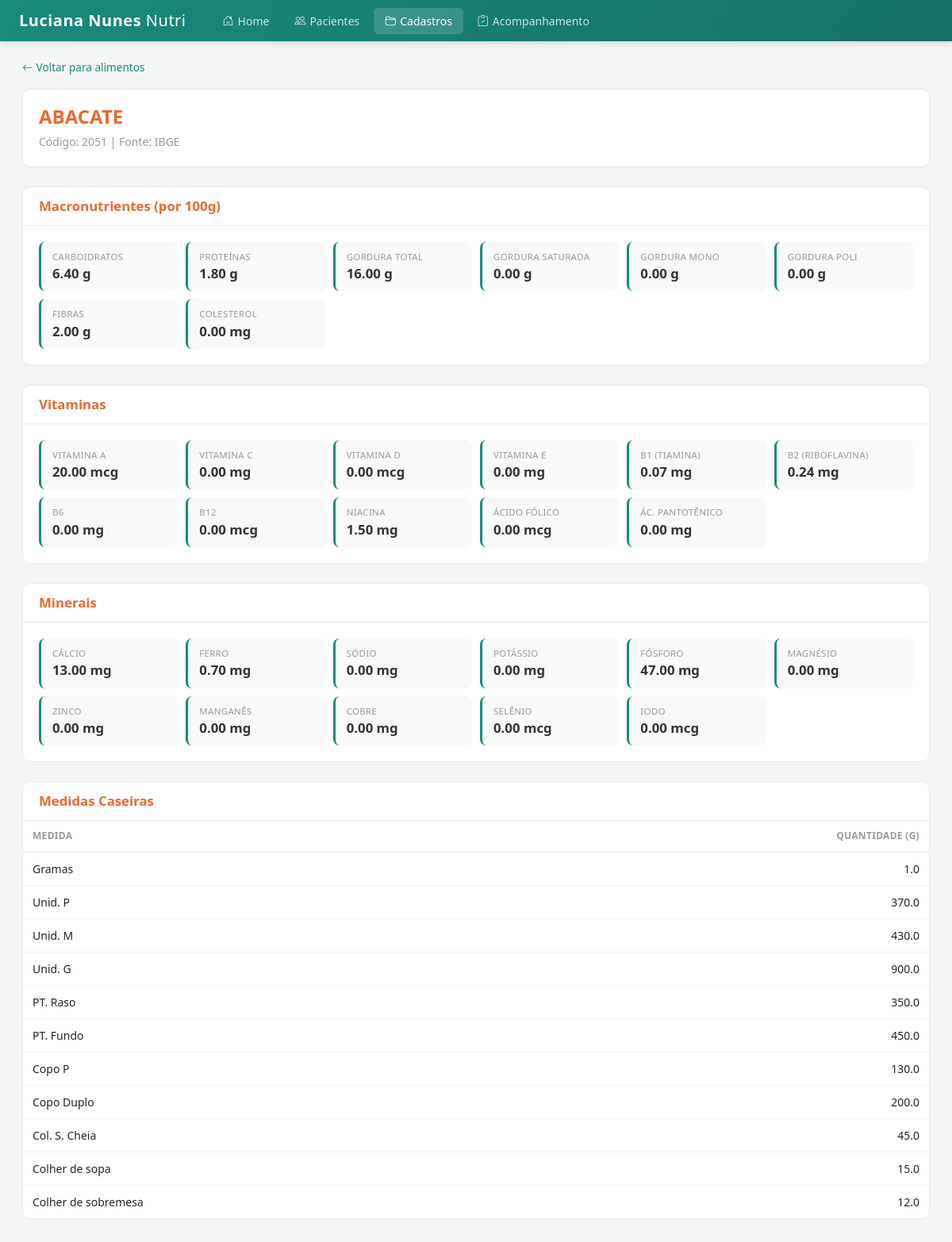
The page /cadastros/alimento/2051 on the database its author committed.
### tables this page shows
CREATE TABLE "alimento" ("cd_alimento" INTEGER, "Fl_Tend_Consumo" INTEGER, "Fl_Controle" INTEGER, "Nm_Alimento" TEXT, "Vl_G_poli" TEXT, "Vl_g_mon" TEXT, "Vl_G_Sat" TEXT, "Vl_Colest" TEXT, "Vl_B1" TEXT, "Vl_B2" TEXT, "Vl_B6" TEXT, "Vl_B12" TEXT, "Vl_Nia" TEXT, "Vl_Folic" TEXT, "Vl_Pant" TEXT, "Vl_Iodo" TEXT, "Vl_mg" TEXT, "Vl_zinco" TEXT, "Vl_Mn" TEXT, "Vl_Cobre" TEXT, "Vl_Selen" TEXT, "Vl_Carb" TEXT, "Vl_G_Tot" TEXT, "Vl_Prot" TEXT, "Vl_Fibra" TEXT, "Vl_Vit_A" TEXT, "Vl_Vit_C" TEXT, "Vl_Vit_D" TEXT, "Vl_Vit_E" TEXT, "Vl_Na" TEXT, "Vl_Ca" TEXT, "Vl_K" TEXT, "Vl_P" TEXT, "Vl_Fe" TEXT, "Ds_Fonte" TEXT, "Vl_Arginina" TEXT, "Vl_Histidina" TEXT, "Vl_Isoleucina" TEXT, "Vl_Leucina" TEXT, "Vl_Lisina" TEXT, "Vl_Metionina" TEXT, "Vl_Fenilalanina" TEXT, "Vl_Treonina" TEXT, "Vl_Triptofano" TEXT, "Vl_Tirosina" TEXT, "Vl_Valina" TEXT, "Vl_Ac_Palmitico" TEXT, "Vl_Ac_Estearico" TEXT, "Vl_Ac_Oleico" TEXT, "Vl_Ac_Linoleico" TEXT, "Vl_Ac_Linolenico" TEXT);

CREATE TABLE "medida" ("Cd_Medida" INTEGER, "Dt_Alteracao" TEXT, "Fl_Controle" INTEGER, "Ds_Medida" TEXT, "Nm_Usuario" TEXT);

### app.py (the view)
@app.route("/cadastros/alimento/<int:cd_alimento>")
def cadastros_alimento_detalhe(cd_alimento):
    db = get_db()
    alim = db.execute("SELECT * FROM alimento WHERE cd_alimento = ?", (cd_alimento,)).fetchone()
    if not alim:
        return "Alimento não encontrado", 404
    medidas = db.execute("""
        SELECT am.Vl_alimento, m.Ds_Medida
        FROM alimento_medida am
        JOIN medida m ON am.Cd_Medida = m.Cd_Medida
        WHERE am.Cd_Alimento = ?
    """, (cd_alimento,)).fetchall()
    return render_template("cadastros_alimento_detalhe.html", alim=alim, medidas=medidas)

### app.py (called while the page is built)
@app.template_filter("num")
def num_filter(value, decimals=1):
    if value is None or value == "":
        return "—"
    try:
        if isinstance(val := value, str):
            val = val.replace(",", ".")
        return f"{float(val):.{decimals}f}"
    except (ValueError, TypeError):
        return "—"

def get_db():
    if "db" not in g:
        g.db = sqlite3.connect(DB_PATH)
        g.db.row_factory = sqlite3.Row
        g.db.execute("PRAGMA journal_mode=WAL")
        g.db.execute("PRAGMA cache_size=-8000")
    return g.db

### templates/cadastros_alimento_detalhe.html (shortened to what this page needs)
{% extends "base.html" %}
{% block content %}
<a href="/cadastros/alimentos" style="color:var(--ava-teal);text-decoration:none;font-size:.85rem"><i class="bi bi-arrow-left me-1"></i>Voltar para alimentos</a>
<div class="ava-card mt-3 mb-4">
    <div class="ava-card-body">
        <h4 style="color:var(--ava-orange);font-weight:700;margin-bottom:4px">{{ alim.Nm_Alimento }}</h4>
        <small style="color:#999">Código: {{ alim.cd_alimento }} | Fonte: {{ alim.Ds_Fonte if alim.Ds_Fonte else '—' }}</small>
    </div>
</div>
<div class="ava-card mb-4">
    <div class="ava-card-header"><h3>Macronutrientes (por 100g)</h3></div>
    <div class="ava-card-body">
        <div class="nutrient-grid">
            <div class="nutrient-item"><div class="n-label">Carboidratos</div><div class="n-value">{{ alim.Vl_Carb|num(2) }} g</div></div>
            <div class="nutrient-item"><div class="n-label">Proteínas</div><div class="n-value">{{ alim.Vl_Prot|num(2) }} g</div></div>
            <div class="nutrient-item"><div class="n-label">Gordura Total</div><div class="n-value">{{ alim.Vl_G_Tot|num(2) }} g</div></div>
            <div class="nutrient-item"><div class="n-label">Gordura Saturada</div><div class="n-value">{{ alim.Vl_G_Sat|num(2) }} g</div></div>
            <div class="nutrient-item"><div class="n-label">Gordura Mono</div><div class="n-value">{{ alim.Vl_g_mon|num(2) }} g</div></div>
            <div class="nutrient-item"><div class="n-label">Gordura Poli</div><div class="n-value">{{ alim.Vl_G_poli|num(2) }} g</div></div>
            <div class="nutrient-item"><div class="n-label">Fibras</div><div class="n-value">{{ alim.Vl_Fibra|num(2) }} g</div></div>
            <div class="nutrient-item"><div class="n-label">Colesterol</div><div class="n-value">{{ alim.Vl_Colest|num(2) }} mg</div></div>
        </div>
    </div>
</div>
<div class="ava-card mb-4">
    <div class="ava-card-header"><h3>Vitaminas</h3></div>
    <div class="ava-card-body">
        <div class="nutrient-grid">
            <div class="nutrient-item"><div class="n-label">Vitamina A</div><div class="n-value">{{ alim.Vl_Vit_A|num(2) }} mcg</div></div>
            <div class="nutrient-item"><div class="n-label">Vitamina C</div><div class="n-value">{{ alim.Vl_Vit_C|num(2) }} mg</div></div>
            <div class="nutrient-item"><div class="n-label">Vitamina D</div><div class="n-value">{{ alim.Vl_Vit_D|num(2) }} mcg</div></div>
            <div class="nutrient-item"><div class="n-label">Vitamina E</div><div class="n-value">{{ alim.Vl_Vit_E|num(2) }} mg</div></div>
            <div class="nutrient-item"><div class="n-label">B1 (Tiamina)</div><div class="n-value">{{ alim.Vl_B1|num(2) }} mg</div></div>
            <div class="nutrient-item"><div class="n-label">B2 (Riboflavina)</div><div class="n-value">{{ alim.Vl_B2|num(2) }} mg</div></div>
            <div class="nutrient-item"><div class="n-label">B6</div><div class="n-value">{{ alim.Vl_B6|num(2) }} mg</div></div>
            <div class="nutrient-item"><div class="n-label">B12</div><div class="n-value">{{ alim.Vl_B12|num(2) }} mcg</div></div>
            <div class="nutrient-item"><div class="n-label">Niacina</div><div class="n-value">{{ alim.Vl_Nia|num(2) }} mg</div></div>
            <div class="nutrient-item"><div class="n-label">Ácido Fólico</div><div class="n-value">{{ alim.Vl_Folic|num(2) }} mcg</div></div>
            <div class="nutrient-item"><div class="n-label">Ác. Pantotênico</div><div class="n-value">{{ alim.Vl_Pant|num(2) }} mg</div></div>
        </div>
    </div>
</div>
<div class="ava-card mb-4">
    <div class="ava-card-header"><h3>Minerais</h3></div>
    <div class="ava-card-body">
        <div class="nutrient-grid">
            <div class="nutrient-item"><div class="n-label">Cálcio</div><div class="n-value">{{ alim.Vl_Ca|num(2) }} mg</div></div>
            <div class="nutrient-item"><div class="n-label">Ferro</div><div class="n-value">{{ alim.Vl_Fe|num(2) }} mg</div></div>
            <div class="nutrient-item"><div class="n-label">Sódio</div><div class="n-value">{{ alim.Vl_Na|num(2) }} mg</div></div>
            <div class="nutrient-item"><div class="n-label">Potássio</div><div class="n-value">{{ alim.Vl_K|num(2) }} mg</div></div>
            <div class="nutrient-item"><div class="n-label">Fósforo</div><div class="n-value">{{ alim.Vl_P|num(2) }} mg</div></div>
            <div class="nutrient-item"><div class="n-label">Magnésio</div><div class="n-value">{{ alim.Vl_mg|num(2) }} mg</div></div>
            <div class="nutrient-item"><div class="n-label">Zinco</div><div class="n-value">{{ alim.Vl_zinco|num(2) }} mg</div></div>
            <div class="nutrient-item"><div class="n-label">Manganês</div><div class="n-value">{{ alim.Vl_Mn|num(2) }} mg</div></div>
            <div class="nutrient-item"><div class="n-label">Cobre</div><div class="n-value">{{ alim.Vl_Cobre|num(2) }} mg</div></div>
            <div class="nutrient-item"><div class="n-label">Selênio</div><div class="n-value">{{ alim.Vl_Selen|num(2) }} mcg</div></div>
            <div class="nutrient-item"><div class="n-label">Iodo</div><div class="n-value">{{ alim.Vl_Iodo|num(2) }} mcg</div></div>
        </div>
    </div>
</div>
{% if medidas %}
<div class="ava-card mb-4">
    <div class="ava-card-header"><h3>Medidas Caseiras</h3></div>
    <div class="ava-card-body" style="padding:0">
        <table class="ava-table">
            <thead><tr><th>Medida</th><th class="text-end">Quantidade (g)</th></tr></thead>
            <tbody>
                {% for m in medidas %}
                <tr>
                    <td>{{ m.Ds_Medida }}</td>
                    <td class="text-end">{{ m.Vl_alimento|num }}</td>
                </tr>
                {% endfor %}
            </tbody>
        </table>
    </div>
</div>
{% endif %}
{% endblock %}

### templates/base.html (style rules this page uses)
:root { --ava-teal: #1a8a7d; --ava-teal-dark: #14706a; --ava-teal-light: #e0f5f3; --ava-orange: #e66b2e; --ava-orange-light: #fff4ee; --ava-green: #28a745; --ava-pink: #e91e8c; --ava-bg: #f4f6f5; --ava-sidebar-w: 220px; }
* { font-family: 'Segoe UI', system-ui, -apple-system, sans-serif; }
body { background: var(--ava-bg); margin: 0; }
.ava-card { background: #fff; border: 1px solid #e8ebe9; border-radius: 10px; overflow: hidden; }
.ava-card-header { padding: 14px 20px; border-bottom: 1px solid #eee; display: flex; align-items: center; justify-content: space-between; }
.ava-card-header h3 { margin: 0; font-size: 1.05rem; font-weight: 700; color: var(--ava-orange); }
.ava-card-body { padding: 20px; }
.ava-table { width: 100%; border-collapse: collapse; }
.ava-table th { font-size: .75rem; text-transform: uppercase; color: #999; font-weight: 600; letter-spacing: .3px; padding: 10px 12px; border-bottom: 2px solid #eee; white-space: nowrap; }
.ava-table td { padding: 10px 12px; border-bottom: 1px solid #f2f2f2; font-size: .875rem; }
.nutrient-grid { display: grid; grid-template-columns: repeat(auto-fill, minmax(170px, 1fr)); gap: 10px; }
.nutrient-item { background: #f8f9f8; padding: 10px 14px; border-radius: 8px; border-left: 3px solid var(--ava-teal); }
.nutrient-item .n-label { font-size: .72rem; color: #999; text-transform: uppercase; letter-spacing: .3px; }
.nutrient-item .n-value { font-size: 1.05rem; font-weight: 700; color: #333; }

### rows shown on the page
alimento: Nm_Alimento "ABACATE", cd_alimento "2051", Ds_Fonte "IBGE", Vl_Carb|num "6.40", Vl_Prot|num "1.80", Vl_G_Tot|num "16.00", Vl_G_Sat|num "0.00", Vl_g_mon|num "0.00", Vl_G_poli|num "0.00", Vl_Fibra|num "2.00", Vl_Colest|num "0.00", Vl_Vit_A|num "20.00", Vl_Vit_C|num "0.00", Vl_Vit_D|num "0.00", Vl_Vit_E|num "0.00", Vl_B1|num "0.07", Vl_B2|num "0.24", Vl_B6|num "0.00", Vl_B12|num "0.00", Vl_Nia|num "1.50", Vl_Folic|num "0.00", Vl_Pant|num "0.00", Vl_Ca|num "13.00", Vl_Fe|num "0.70", Vl_Na|num "0.00", Vl_K|num "0.00", Vl_P|num "47.00", Vl_mg|num "0.00", Vl_zinco|num "0.00", Vl_Mn|num "0.00", Vl_Cobre|num "0.00", Vl_Selen|num "0.00", Vl_Iodo|num "0.00"
medida: Ds_Medida "Gramas", Vl_alimento|num "1.0"
medida: Ds_Medida "Unid. P", Vl_alimento|num "370.0"
medida: Ds_Medida "Unid. M", Vl_alimento|num "430.0"
medida: Ds_Medida "Unid. G", Vl_alimento|num "900.0"
medida: Ds_Medida "PT. Raso", Vl_alimento|num "350.0"
medida: Ds_Medida "PT. Fundo", Vl_alimento|num "450.0"
medida: Ds_Medida "Copo P", Vl_alimento|num "130.0"
medida: Ds_Medida "Copo Duplo", Vl_alimento|num "200.0"
medida: Ds_Medida "Col. S. Cheia", Vl_alimento|num "45.0"
medida: Ds_Medida "Colher de sopa", Vl_alimento|num "15.0"
medida: Ds_Medida "Colher de sobremesa", Vl_alimento|num "12.0"
